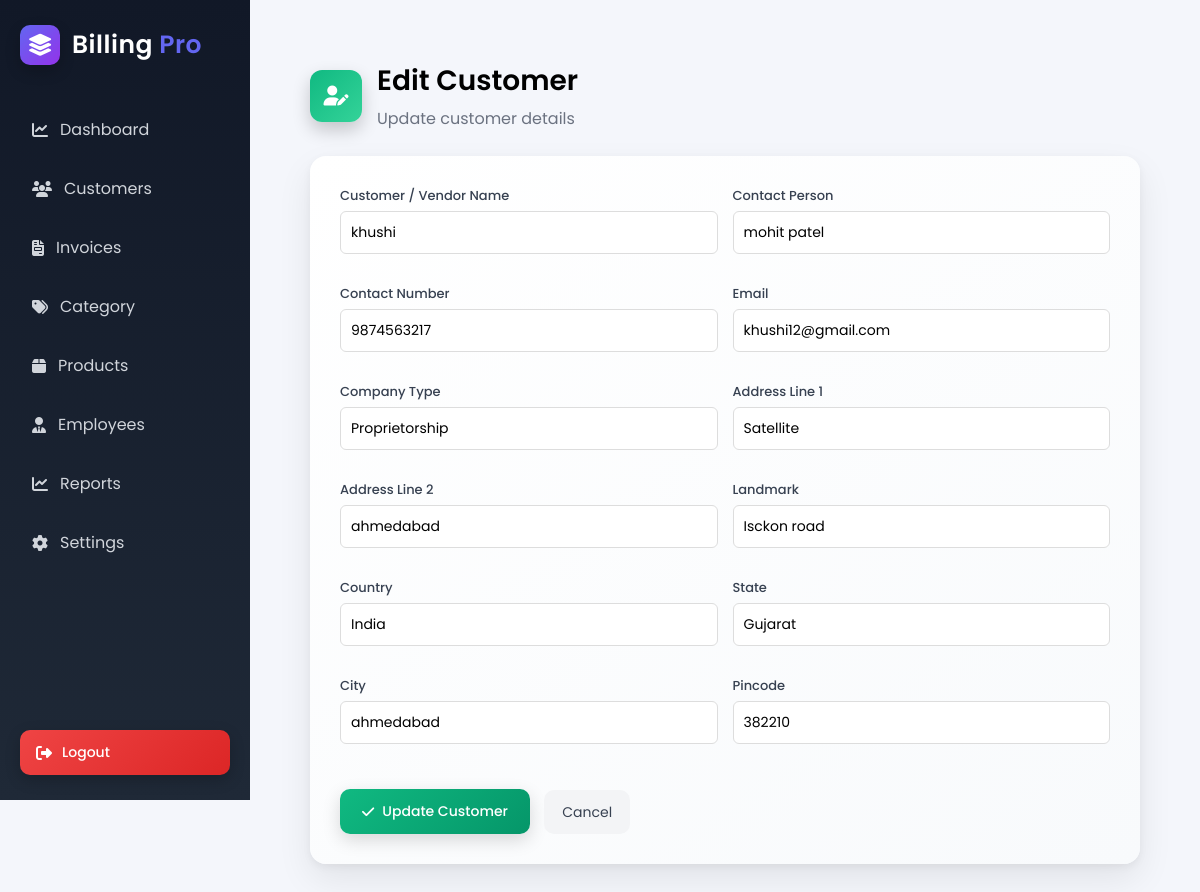
Page /customer_update/12/ (signed in) on the committed database.
### organisation/models.py (models this page shows, shortened)
class CustomerDetails(models.Model):
    companyName = models.ForeignKey(OrganisationDetails, on_delete=models.CASCADE,default="")
    cust_name = models.CharField(max_length=50,verbose_name='Customer Name')
    cont_person = models.CharField(max_length=50,verbose_name='Contact Person')
    contact_num = models.IntegerField(verbose_name='Contact Number')
    email = models.CharField(max_length=50,default="")
    company_type = models.CharField(verbose_name='Company Type',max_length = 50)
    address = models.CharField(max_length=90,verbose_name='Address Line 1')
    address_2 = models.CharField(max_length=90,verbose_name='Address Line 2')
    landmark = models.CharField(max_length=50,verbose_name='Landmark')
    country = models.CharField(max_length=50,verbose_name='Country')
    state = models.CharField(max_length=50,verbose_name='State')
    city = models.CharField(max_length=50,verbose_name='City')
    pincode = models.IntegerField(verbose_name='Pincode')

### organisation/views.py (the view, shortened to what this page needs)
# urls.py: path('customer_update/<int:id>/', customer_update, name='customer_update'),
def customer_update(request, id):
    if not request.session.get('org_id'):
        return redirect('login')
    customer = CustomerDetails.objects.get(id=id)
    return render(request,'customerUpdate.html',{
        'customer':customer
    })

### organisation/templates/customerUpdate.html (shortened to what this page needs)
{% extends 'base.html' %}
{% load static %}
{% block content %}
<div class="customer-form-wrapper">
    <div class="form-header">
        <div class="form-header-icon edit-icon">
            <i class="fa fa-user-edit"></i>
        </div>
        <div>
            <h1>Edit Customer</h1>
            <p>Update customer details</p>
        </div>
    </div>
    <div class="customer-form-card">
        <form method="POST">
        <div class="form-grid">
            <div class="form-group">
                <label>Customer / Vendor Name</label>
                <input type="text" name="cust_name" value="{{ customer.cust_name }}">
            </div>
            <div class="form-group">
                <label>Contact Person</label>
                <input type="text" name="cont_person" value="{{ customer.cont_person }}">
            </div>
            <div class="form-group">
                <label>Contact Number</label>
                <input type="number" name="contact_num" value="{{ customer.contact_num }}">
            </div>
            <div class="form-group">
                <label>Email</label>
                <input type="email" name="email" value="{{ customer.email }}">
            </div>
            <div class="form-group">
                <label>Company Type</label>
                <input type="text" name="company_type" value="{{ customer.company_type }}">
            </div>
            <div class="form-group">
                <label>Address Line 1</label>
                <input type="text" name="address" value="{{ customer.address }}">
            </div>
            <div class="form-group">
                <label>Address Line 2</label>
                <input type="text" name="address_2" value="{{ customer.address_2 }}">
            </div>
            <div class="form-group">
                <label>Landmark</label>
                <input type="text" name="landmark" value="{{ customer.landmark }}">
            </div>
            <div class="form-group">
                <label>Country</label>
                <input type="text" name="country" value="{{ customer.country }}">
            </div>
            <div class="form-group">
                <label>State</label>
                <input type="text" name="state" value="{{ customer.state }}">
            </div>
            <div class="form-group">
                <label>City</label>
                <input type="text" name="city" value="{{ customer.city }}">
            </div>
            <div class="form-group">
                <label>Pincode</label>
                <input type="number" name="pincode" value="{{ customer.pincode }}">
            </div>
        </div>
        <div class="form-actions">
            <button type="submit" class="premium-update-btn">
                <i class="fa fa-check"></i>
                Update Customer
            </button>
            <a href="{% url 'customer' %}" class="cancel-btn">
                Cancel
            </a>
        </div>
        </form>
    </div>
</div>
{% endblock %}

### organisation/static/css/dashboard.css (style rules this page uses)
* { margin:0; padding:0; box-sizing:border-box; font-family:'Poppins',sans-serif; }
body { background:#f4f6fb; }
.customer-form-wrapper { max-width:950px; margin:auto; padding:20px; }
.form-header { display:flex; align-items:center; gap:15px; margin-bottom:25px; }
.form-header-icon { width:52px; height:52px; display:flex; align-items:center; justify-content:center; border-radius:12px; background:linear-gradient(135deg,#6366f1,#8b5cf6); color:white; font-size:20px; box-shadow:0 8px 18px rgba(0,0,0,0.2); }
.form-header h1 { font-size:28px; font-weight:600; }
.form-header p { color:#6b7280; margin-top:4px; }
.customer-form-card { background:linear-gradient(145deg,#ffffff,#f8fafc); padding:30px; border-radius:16px; box-shadow: 0 15px 35px rgba(0,0,0,0.08), 0 3px 8px rgba(0,0,0,0.05); }
.form-grid { display:grid; grid-template-columns:1fr 1fr; gap:22px; }
.form-group { display:flex; flex-direction:column; }
.form-group label { font-size:13px; font-weight:500; margin-bottom:6px; color:#374151; }
.form-group input { padding:12px 14px; border-radius:10px; border:1px solid #e5e7eb; font-size:14px; background:white; transition:all .25s ease; }
.form-actions { margin-top:30px; }
.edit-icon { background:linear-gradient(135deg,#10b981,#34d399); }
.premium-update-btn { display:inline-flex; align-items:center; gap:8px; padding:12px 22px; border-radius:10px; border:none; font-size:14px; font-weight:500; color:white; background:linear-gradient(135deg,#10b981,#059669); cursor:pointer; transition:all .25s ease; box-shadow:0 6px 18px rgba(0,0,0,0.15); }
.cancel-btn { margin-left:10px; padding:12px 18px; border-radius:10px; background:#f3f4f6; color:#374151; text-decoration:none; font-size:14px; transition:all .2s; }
.form-group { display:flex; flex-direction:column; margin-bottom:15px; }
.form-group label { font-size:13px; margin-bottom:5px; color:#374151; }
.form-group input, .form-group select, .form-group textarea { padding:10px; border-radius:8px; border:1px solid #ddd; font-size:14px; }
.form-grid { display:grid; grid-template-columns:1fr 1fr; gap:15px; margin-bottom:20px; }
.form-grid input { padding:10px; border:1px solid #ddd; border-radius:6px; }

### rows in the picture
CustomerDetails: cust_name "khushi", cont_person "mohit patel", contact_num "9874563217", email "khushi12@gmail.com", company_type "Proprietorship", address "Satellite", address_2 "ahmedabad", landmark "Isckon road", country "India", state "Gujarat", city "ahmedabad", pincode "382210"
